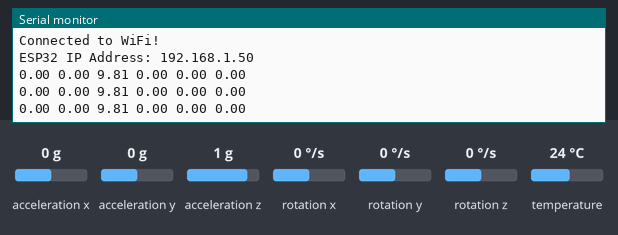
The sketch below on a simulated ESP32. Shown: the last lines printed to the serial monitor. The test bench sets the inputs (shaded band); at power-on: acceleration x 0 g, acceleration y 0 g, acceleration z 1 g, rotation x 0 °/s, rotation y 0 °/s, rotation z 0 °/s, temperature 24 °C. WiFi joins after 1.5 s; servers stay silent unless stated.

Above: at 2.7 s.
2.8 s: acceleration x set to -1.4 g
At 3.4 s:
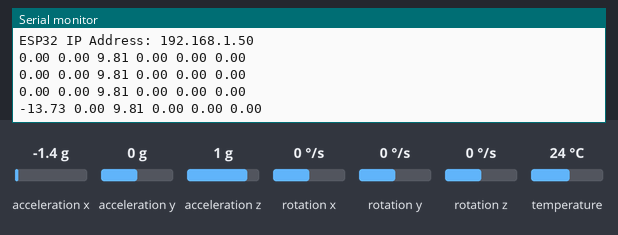
4.3 s: acceleration y set to -1.4 g
At 4.9 s:
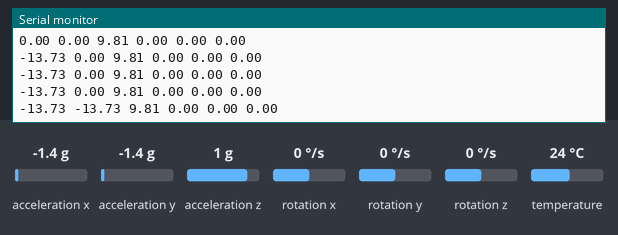
5.8 s: acceleration z set to -1.4 g
At 6.4 s:
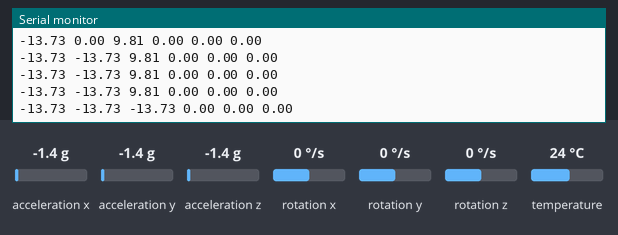
7.3 s: rotation x set to -192 °/s
At 7.9 s:
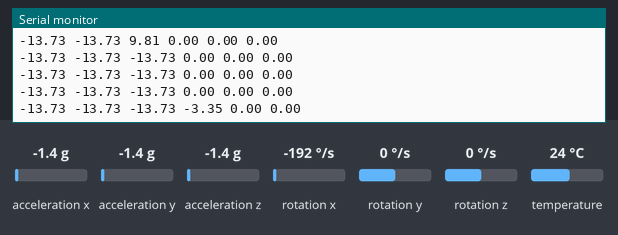
8.8 s: rotation y set to -192 °/s
At 9.5 s:
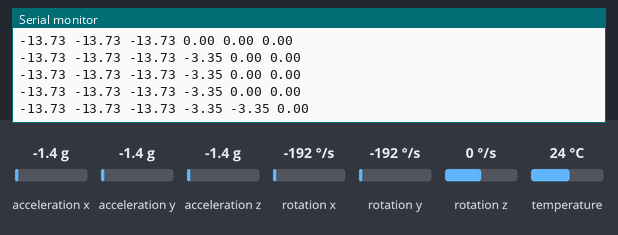

The sketch:

mpu6050_db_ui.ino
```cpp
#include <Wire.h>
#include <WiFi.h>
#include <WebServer.h>
#include <Adafruit_MPU6050.h>
#include <Adafruit_Sensor.h>

const char* ssid = "Tars";  // Your WiFi SSID
const char* pwd = "sam_1983";   // Your WiFi Password

WebServer server(80);
Adafruit_MPU6050 mpu;  // Create MPU6050 instance

void handleRoot() {
    String page =
    "<html><head><title>ESP32 MPU6050 Data</title>"
    "<script>"
    "function updateData() {"
    "  fetch('/data')"
    "  .then(response => response.text())"
    "  .then(data => { document.getElementById('mpuData').innerText = data; });"
    "  setTimeout(updateData, 500);"
    "}"
    "window.onload = updateData;"
    "</script>"
    "<style>body {text-align: center; font-family: Arial;}</style></head><body>"
    "<h2>ESP32 MPU6050 Sensor Data</h2>"
    "<p>Accelerometer & Gyroscope: <span id='mpuData'>Loading...</span></p>"
    "</body></html>";

    server.send(200, "text/html", page);
}

void handleData() {
    sensors_event_t a, g, temp;
    mpu.getEvent(&a, &g, &temp);

    String sensorData = "Ax: " + String(a.acceleration.x) + ", Ay: " + String(a.acceleration.y) + ", Az: " + String(a.acceleration.z) +
                        ", Gx: " + String(g.gyro.x) + ", Gy: " + String(g.gyro.y) + ", Gz: " + String(g.gyro.z);

    server.send(200, "text/plain", sensorData);
}

void setup() {
    Serial.begin(115200);
    Wire.begin();

    if (!mpu.begin()) {
        Serial.println("Failed to find MPU6050 chip!");
        while (1);
    }
    Serial.println("MPU6050 Initialized.");

    WiFi.begin(ssid, pwd);
    Serial.print("Connecting to WiFi");

    while (WiFi.status() != WL_CONNECTED) {
        delay(500);
        Serial.print(".");
    }

    Serial.println("\nConnected to WiFi!");
    Serial.print("ESP32 IP Address: ");
    Serial.println(WiFi.localIP());

    server.on("/", handleRoot);
    server.on("/data", handleData);
    server.begin();
}

void loop() {
    server.handleClient();

    sensors_event_t a, g, temp;
    mpu.getEvent(&a, &g, &temp);

    Serial.print(a.acceleration.x);
    Serial.print(" ");
    Serial.print(a.acceleration.y);
    Serial.print(" ");
    Serial.print(a.acceleration.z);
    Serial.print(" ");
    Serial.print(g.gyro.x);
    Serial.print(" ");
    Serial.print(g.gyro.y);
    Serial.print(" ");
    Serial.println(g.gyro.z);

    delay(500);
}
```

Measured:
- after the input at 2.8 s, the serial monitor: prints a new line after 0.21 s (image 1)
- after the input at 4.3 s, the serial monitor: prints a new line after 0.22 s (image 2)
- after the input at 5.8 s, the serial monitor: prints a new line after 0.23 s (image 3)
- after the input at 7.3 s, the serial monitor: prints a new line after 0.24 s (image 4)
- after the input at 8.8 s, the serial monitor: prints a new line after 0.24 s (image 5)
